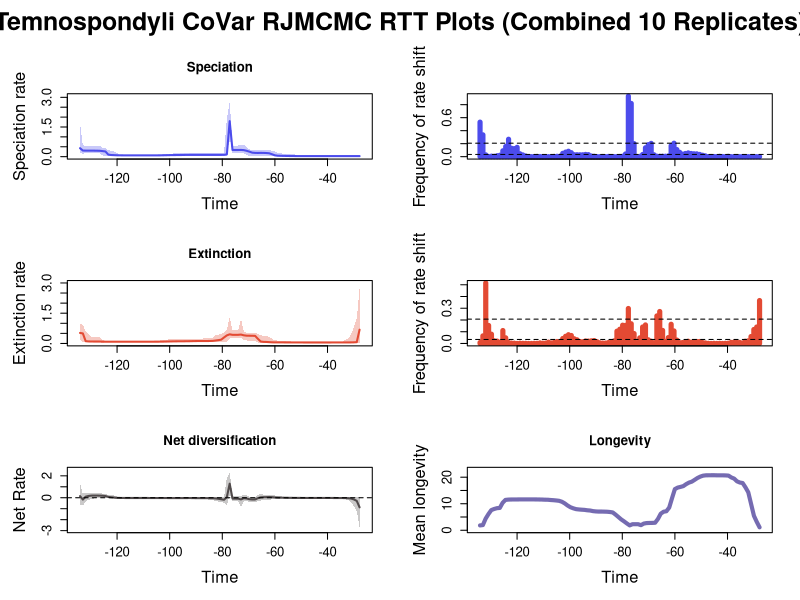

The R script that drew this image:


pdf(file='C:/Users/SimoesLabAdmin/Documents/BDNN_Arielli/temnospondyli/mcmc_predictors/B_covar/B_covar_tem_RTT_plots.pdf',width=10, height=15)
par(mfrow=c(3,2), 
    oma=c(0,0,3,0),     # Increased top outer margin from 2 to 3
    mar=c(5,5,4,2)+0.1, # Increase plot margins for larger axis labels
    cex.lab=1.5,        # Increase axis label size
    cex.axis=1.2)       # Increase axis tick label size
library(scales)

time=c(-27.809419225, -28.882901675,-29.956384125,-31.029866575,-32.103349025,-33.176831475,-34.250313925,-35.323796375,-36.397278825,-37.470761275,-38.544243725,-39.617726175,-40.691208625,-41.764691075,-42.838173525,-43.911655975,-44.985138425,-46.058620875,-47.132103325,-48.205585775,-49.279068225,-50.352550675,-51.426033125000004,-52.499515575,-53.572998025,-54.646480475,-55.719962925,-56.793445375,-57.866927825,-58.940410275,-60.013892725,-61.087375175,-62.160857625,-63.234340075,-64.30782252499999,-65.38130497499999,-66.45478742499999,-67.52826987499999,-68.60175232499999,-69.67523477499999,-70.748717225,-71.822199675,-72.895682125,-73.969164575,-75.042647025,-76.116129475,-77.189611925,-78.263094375,-79.336576825,-80.410059275,-81.483541725,-82.557024175,-83.630506625,-84.703989075,-85.777471525,-86.850953975,-87.924436425,-88.997918875,-90.071401325,-91.144883775,-92.218366225,-93.291848675,-94.365331125,-95.438813575,-96.512296025,-97.585778475,-98.659260925,-99.732743375,-100.806225825,-101.879708275,-102.953190725,-104.026673175,-105.100155625,-106.173638075,-107.247120525,-108.320602975,-109.394085425,-110.467567875,-111.541050325,-112.614532775,-113.688015225,-114.761497675,-115.834980125,-116.908462575,-117.981945025,-119.055427475,-120.128909925,-121.202392375,-122.275874825,-123.349357275,-124.422839725,-125.496322175,-126.569804625,-127.643287075,-128.71676952500002,-129.790251975,-130.86373442499996,-131.937216875,-133.01069932499996,-134.084181775)
rate=c(0.027461162516772636, 0.027406120332385923,0.027406120332385923,0.027406120332385923,0.027406120332385923,0.027406120332385923,0.027406120332385923,0.02735539806817207,0.02735539806817207,0.027406120332385923,0.027406120332385923,0.027406120332385923,0.027475991598141312,0.02748112238679984,0.027482745948078504,0.027510503075280784,0.027627933007497496,0.0277008249452075,0.027706584834456493,0.02772540072129573,0.027787459539380707,0.028319948495722867,0.028977714607162697,0.030317591806338244,0.03170121023283169,0.03396861199476052,0.036318570434970276,0.03900348788127094,0.04226513996721737,0.046598792584591334,0.06633141025738601,0.12156748737085611,0.17093809684218228,0.18417181573627203,0.18984837797848692,0.19240412520048705,0.18776778623292417,0.1913881670310263,0.20267123175451787,0.2523309480668175,0.2964954559552743,0.33009545258478307,0.3401952030346298,0.33677765322686476,0.33677765322686476,0.33702764779592437,1.7957444919435326,0.11633783618416069,0.0918279763844966,0.09100666040516613,0.09053943301310224,0.0903184506906961,0.0903184506906961,0.0903184506906961,0.09053943301310224,0.09053943301310224,0.0906058441495755,0.09076146823182982,0.09076146823182982,0.09076146823182982,0.09092911125407371,0.08912111530201919,0.08750480356513315,0.08436716096661315,0.08283907775895663,0.08118980254312777,0.08003036142310761,0.07795759651038608,0.07497703169061984,0.0719098258752934,0.0683284611952543,0.06669974827259298,0.06625560898771682,0.06618315010180949,0.06608828169195788,0.06600572311005912,0.06600572311005912,0.06592413273509215,0.06592413273509215,0.06592413273509215,0.06607971922756539,0.06610781752889373,0.06610781752889373,0.0661421097011537,0.06669974827259298,0.068139967204386,0.07046103315841895,0.0769800436481009,0.08311336496870628,0.10358150695829313,0.2624146892124126,0.281003019038935,0.29691423179513116,0.30084223304046015,0.30357161741837857,0.30442562316943433,0.30500370687328865,0.30531685519081486,0.3084597349309057,0.42837877717383155)
minHPD=c(0.005481835722205206, 0.005481835722205206,0.005481835722205206,0.005481835722205206,0.005481835722205206,0.005481835722205206,0.005481835722205206,0.005481835722205206,0.005481835722205206,0.005481835722205206,0.005481835722205206,0.005481835722205206,0.005481835722205206,0.005481835722205206,0.005004130239218533,0.005481835722205206,0.005481835722205206,0.005481835722205206,0.005219478154467286,0.005219478154467286,0.005219478154467286,0.0054942764994556905,0.003965899653618383,0.003965899653618383,0.0054942764994556905,0.006057626483201234,0.011754747216082008,0.010790117639081326,0.009479695161707402,0.009479695161707402,0.012054384365546778,0.016130639444300047,0.029958107758882406,0.040520627926368666,0.04377018568207533,0.04377018568207533,0.04377018568207533,0.04377018568207533,0.045585266243145406,0.03702065265149919,0.08992880900475955,0.16516942318855699,0.21551846637560462,0.20368823079342757,0.20614341493073732,0.19503446751539064,0.9969986403281129,0.049968160839045886,0.056667016052741145,0.056667016052741145,0.056667016052741145,0.056667016052741145,0.056667016052741145,0.056667016052741145,0.05704463795626051,0.056667016052741145,0.05776320143343325,0.05776320143343325,0.056667016052741145,0.056667016052741145,0.056667016052741145,0.05340577360265101,0.04983028297045121,0.043091499358799905,0.043091499358799905,0.039601290495354845,0.03132443405010471,0.03638156074377741,0.03114707142561311,0.025841625424660924,0.025719926406173307,0.025719926406173307,0.026113074854900387,0.026512390808354814,0.026512390808354814,0.026590227821988284,0.026590227821988284,0.026590227821988284,0.026590227821988284,0.027338087295893463,0.027338087295893463,0.027338087295893463,0.027338087295893463,0.027338087295893463,0.026113074854900387,0.019393033207345842,0.02276874837000412,0.03158892739692227,0.03900097492305571,0.04090623872409178,0.04879864636155867,0.0578969105037163,0.17185369923607863,0.17185369923607863,0.17185369923607863,0.17431431682487544,0.16442067000138852,0.1782756505860945,0.14725911034562159,0.17431431682487544)
maxHPD=c(0.05914637809247482, 0.05909967238226731,0.05909967238226731,0.05909967238226731,0.05909967238226731,0.05909967238226731,0.05909967238226731,0.05909967238226731,0.05909967238226731,0.05909967238226731,0.05909967238226731,0.05909967238226731,0.059408322965088314,0.059408322965088314,0.05914637809247482,0.05969486975968603,0.05988812303259195,0.059988161625477376,0.059988161625477376,0.059988161625477376,0.061555465874025245,0.06954738333316159,0.08497179478444238,0.10928886172905221,0.12210691390911191,0.1365963406395486,0.14780744773659846,0.15436321566033717,0.1675797689947382,0.19290879433797478,0.25795199369894506,0.30722563164562333,0.3288481717974075,0.3288481717974075,0.3288481717974075,0.330357495664038,0.33146135566313,0.33260245237647407,0.341159369077643,0.3706002531885973,0.486125388078811,0.5961374968031226,0.595524317679861,0.5603482616536333,0.5603482616536333,0.5603482616536333,2.78164328661007,1.896435444217441,0.18743079582581995,0.18169629638876145,0.17995625100293328,0.17995625100293328,0.17995625100293328,0.17995625100293328,0.1807947221905866,0.17995625100293328,0.1807947221905866,0.1807947221905866,0.17995625100293328,0.17995625100293328,0.18110447267762322,0.1819575008713315,0.1819575008713315,0.1739325859244344,0.1747675440618814,0.17172443581701957,0.15995722718238803,0.1582521208959256,0.14488204459356402,0.1325463210777423,0.10517338279773666,0.09469417289444569,0.09390473242950718,0.09390473242950718,0.09364923205106053,0.09364923205106053,0.09364923205106053,0.09364923205106053,0.09364923205106053,0.09390473242950718,0.09358343163419122,0.09358343163419122,0.09358343163419122,0.09364923205106053,0.09390473242950718,0.09861533136613009,0.19055819960039472,0.2740820023790373,0.2996935193965327,0.3314469415401527,0.4203250967379285,0.45935316043169855,0.5430704654346798,0.5172617871312792,0.5172617871312792,0.5210351339985477,0.5210351339985477,0.5426692674476373,0.5802280075806165,1.6832515453522132)
remove_na = !is.na(rate)
time = time[remove_na]
plot(time,time,type = 'n', ylim = c(0, 3.0598076152710774), xlim = c(-134.620923,-27.272678), ylab = 'Speciation rate', xlab = 'Time',main='Speciation' )
polygon(c(time, rev(time)), c(maxHPD[remove_na], rev(minHPD[remove_na])), col = alpha('#4c4cec',0.3), border = NA)
lines(time,rate[remove_na], col = '#4c4cec', lwd=2)
mtext("Temnospondyli CoVar RJMCMC RTT Plots (Combined 10 Replicates)", outer = TRUE, line = 0.5, cex = 1.5, font = 2)
mids=c(-27.81484085353535, -28.899166560606062,-29.983492267676766,-31.067817974747477,-32.15214368181818,-33.23646938888889,-34.320795095959596,-35.40512080303031,-36.48944651010101,-37.573772217171715,-38.658097924242426,-39.74242363131313,-40.82674933838384,-41.911075045454545,-42.99540075252525,-44.07972645959596,-45.16405216666667,-46.248377873737375,-47.33270358080808,-48.41702928787879,-49.501354994949494,-50.585680702020206,-51.67000640909091,-52.75433211616161,-53.838657823232325,-54.922983530303036,-56.00730923737374,-57.09163494444444,-58.17596065151515,-59.26028635858586,-60.34461206565657,-61.428937772727274,-62.51326347979798,-63.59758918686868,-64.68191489393939,-65.7662406010101,-66.8505663080808,-67.93489201515152,-69.01921772222221,-70.10354342929293,-71.18786913636363,-72.27219484343433,-73.35652055050505,-74.44084625757574,-75.52517196464646,-76.60949767171716,-77.69382337878787,-78.77814908585859,-79.86247479292928,-80.9468005,-82.0311262070707,-83.1154519141414,-84.19977762121212,-85.28410332828282,-86.36842903535353,-87.45275474242423,-88.53708044949494,-89.62140615656566,-90.70573186363636,-91.79005757070706,-92.87438327777777,-93.95870898484849,-95.04303469191919,-96.1273603989899,-97.2116861060606,-98.2960118131313,-99.38033752020202,-100.46466322727272,-101.54898893434343,-102.63331464141413,-103.71764034848485,-104.80196605555555,-105.88629176262626,-106.97061746969696,-108.05494317676767,-109.13926888383838,-110.22359459090909,-111.30792029797979,-112.3922460050505,-113.47657171212121,-114.56089741919192,-115.64522312626262,-116.72954883333333,-117.81387454040403,-118.89820024747475,-119.98252595454545,-121.06685166161616,-122.15117736868686,-123.23550307575756,-124.31982878282828,-125.40415448989899,-126.48848019696969,-127.5728059040404,-128.6571316111111,-129.74145731818183,-130.82578302525252,-131.9101087323232,-132.99443443939393,-134.07876014646465)
counts=c(0.0011111111111111111, 0.0,0.0,0.0011111111111111111,0.0,0.0,0.0011111111111111111,0.0,0.0011111111111111111,0.0,0.0,0.0044444444444444444,0.0,0.0022222222222222222,0.0044444444444444444,0.0011111111111111111,0.0022222222222222222,0.0022222222222222222,0.0011111111111111111,0.012222222222222223,0.022222222222222223,0.034444444444444444,0.043333333333333335,0.044444444444444446,0.04888888888888889,0.057777777777777775,0.04888888888888889,0.03888888888888889,0.06666666666666667,0.10888888888888888,0.20666666666666667,0.17,0.01,0.006666666666666667,0.006666666666666667,0.005555555555555556,0.006666666666666667,0.028888888888888888,0.20444444444444446,0.18444444444444444,0.13666666666666666,0.03333333333333333,0.0044444444444444444,0.0011111111111111111,0.2,0.8188888888888889,0.9311111111111111,0.04111111111111111,0.006666666666666667,0.0022222222222222222,0.0011111111111111111,0.0,0.0011111111111111111,0.0033333333333333335,0.0,0.0022222222222222222,0.0,0.0011111111111111111,0.005555555555555556,0.01,0.03111111111111111,0.034444444444444444,0.028888888888888888,0.028888888888888888,0.03,0.03,0.06111111111111111,0.08333333333333333,0.07,0.051111111111111114,0.006666666666666667,0.005555555555555556,0.0033333333333333335,0.0011111111111111111,0.0,0.0011111111111111111,0.0,0.0022222222222222222,0.0033333333333333335,0.0022222222222222222,0.0,0.0,0.01,0.02666666666666667,0.044444444444444446,0.14333333333333334,0.12333333333333334,0.13,0.2677777777777778,0.15666666666666668,0.09,0.022222222222222223,0.014444444444444444,0.005555555555555556,0.0077777777777777776,0.0033333333333333335,0.027777777777777776,0.33555555555555555,0.5311111111111111)
plot(mids,counts,type = 'h', xlim = c(-134.620923,-27.272678), ylim=c(0,0.9311111111111111), ylab = 'Frequency of rate shift', xlab = 'Time',lwd=5,col='#4c4cec')
bf2 = 0.03413331064784713
bf6 = 0.2070578471610477
abline(h=bf2, lty=2)
abline(h=bf6, lty=2)

time=c(-27.809419225, -28.882901675,-29.956384125,-31.029866575,-32.103349025,-33.176831475,-34.250313925,-35.323796375,-36.397278825,-37.470761275,-38.544243725,-39.617726175,-40.691208625,-41.764691075,-42.838173525,-43.911655975,-44.985138425,-46.058620875,-47.132103325,-48.205585775,-49.279068225,-50.352550675,-51.426033125000004,-52.499515575,-53.572998025,-54.646480475,-55.719962925,-56.793445375,-57.866927825,-58.940410275,-60.013892725,-61.087375175,-62.160857625,-63.234340075,-64.30782252499999,-65.38130497499999,-66.45478742499999,-67.52826987499999,-68.60175232499999,-69.67523477499999,-70.748717225,-71.822199675,-72.895682125,-73.969164575,-75.042647025,-76.116129475,-77.189611925,-78.263094375,-79.336576825,-80.410059275,-81.483541725,-82.557024175,-83.630506625,-84.703989075,-85.777471525,-86.850953975,-87.924436425,-88.997918875,-90.071401325,-91.144883775,-92.218366225,-93.291848675,-94.365331125,-95.438813575,-96.512296025,-97.585778475,-98.659260925,-99.732743375,-100.806225825,-101.879708275,-102.953190725,-104.026673175,-105.100155625,-106.173638075,-107.247120525,-108.320602975,-109.394085425,-110.467567875,-111.541050325,-112.614532775,-113.688015225,-114.761497675,-115.834980125,-116.908462575,-117.981945025,-119.055427475,-120.128909925,-121.202392375,-122.275874825,-123.349357275,-124.422839725,-125.496322175,-126.569804625,-127.643287075,-128.71676952500002,-129.790251975,-130.86373442499996,-131.937216875,-133.01069932499996,-134.084181775)
rate=c(0.6828628703256286, 0.06447282321961327,0.05610997852996878,0.05279020603017348,0.05117941087472518,0.05076029974231572,0.050505657463230325,0.05048664878861285,0.050363351300622236,0.04999440166581408,0.04978815062502416,0.04955774279662951,0.04953676780409309,0.04953676780409309,0.04953676780409309,0.04953676780409309,0.049494968196926475,0.049494968196926475,0.04953676780409309,0.04955774279662951,0.04961831631164255,0.04991079528796054,0.05024204673283343,0.05067457963766875,0.051294017224115265,0.05153597554099387,0.05201834853951798,0.05309728043225494,0.05332334750615706,0.05359207145106525,0.05385748360639897,0.05686925365560502,0.06529454462516335,0.07490407119812463,0.07867006248404576,0.09526901581918679,0.22878817757443815,0.3763859412777558,0.38153888821985105,0.3834352567658498,0.38608382024817633,0.40435136889541334,0.4414292213617126,0.4289409267194112,0.42781179075935966,0.4281339225157811,0.45321200749593354,0.4007545418912558,0.2985897434806041,0.18892008582949568,0.16428858353233766,0.14600285835303423,0.12778336830861178,0.123270744312828,0.12055890075321163,0.12031735577654018,0.12017911556547514,0.12023571559658697,0.11874432405928428,0.11617067304996304,0.11253391964169862,0.1106755152659267,0.10851908063557691,0.1071704527813955,0.10648600831191093,0.10558044315417914,0.103288321912775,0.10053251102260685,0.09689938313232742,0.09352654684550071,0.091000127876558,0.08943613050227342,0.08885965644084774,0.08820954713514856,0.08812716783045978,0.08771154582914431,0.08757325354697987,0.08734735375565558,0.08732969743866184,0.0873099047518553,0.08728312092139115,0.08728312092139115,0.08728312092139115,0.08728312092139115,0.08728312092139115,0.08728312092139115,0.08732140675825714,0.08732140675825714,0.08732969743866184,0.08752509511220236,0.08796830580643436,0.09017225969406971,0.09494414377694332,0.09515108410125614,0.09583562270685209,0.0963443174467743,0.10035797355704845,0.11253391964169862,0.4981724324943585,0.5219004793444189)
minHPD=c(0.021412629665227476, 0.0036344703167680375,0.002777909115374498,0.0004014064218278715,0.0004014064218278715,0.0021868745333137275,0.0021868745333137275,0.0004014064218278715,0.002777909115374498,0.0036344703167680375,0.0053170022390624985,0.002777909115374498,0.0029017146430717895,0.0036344703167680375,0.0036344703167680375,0.0036344703167680375,0.0036344703167680375,0.0036344703167680375,0.0036344703167680375,0.0036344703167680375,0.0029017146430717895,0.009250790260096387,0.01064583104572398,0.009250790260096387,0.01064583104572398,0.016809951846000388,0.01914609162571786,0.02053233210032963,0.02053233210032963,0.02053233210032963,0.01961643187698391,0.02053233210032963,0.02358956325122062,0.029946797788706923,0.02995771155273301,0.02995771155273301,0.03818455258375003,0.13416112933234162,0.1460409508399913,0.1460409508399913,0.1460409508399913,0.17892533667064683,0.2644351272807987,0.26717459466846116,0.26717459466846116,0.26717459466846116,0.24052523730127492,0.08532237691756399,0.08112092299098445,0.0730911313220588,0.07668628278428313,0.07651753416245516,0.06873932772493463,0.06696454279609032,0.07048243005843577,0.07195153955821346,0.07048243005843577,0.07048243005843577,0.07195153955821346,0.07048243005843577,0.07195153955821346,0.06446519527349544,0.06520016677654994,0.06520016677654994,0.06520016677654994,0.06520016677654994,0.06126478698404853,0.05830438002040873,0.05427022517875427,0.05070648533916386,0.05070648533916386,0.0492637170256455,0.048463425007307485,0.048463425007307485,0.05116655037326282,0.051843632398157424,0.05265330705089381,0.05245827560187638,0.05045767483961658,0.05070648533916386,0.05070648533916386,0.05070648533916386,0.05070648533916386,0.05070648533916386,0.05070648533916386,0.05070648533916386,0.05116655037326282,0.05116655037326282,0.05070648533916386,0.05045767483961658,0.051935940956451244,0.04467011785218897,0.04940512916033939,0.05427022517875427,0.05116655037326282,0.054597422425382666,0.04940512916033939,0.05427022517875427,0.06987821609390617,0.1755507496056894)
maxHPD=c(2.7281693789661303, 1.2316308252031456,0.8164092825516184,0.46040787673304573,0.2500565206327414,0.1771559787414897,0.09606589571410497,0.0911328212993432,0.08780838607217886,0.08415327130935289,0.08415327130935289,0.07675135265581241,0.07675135265581241,0.07675135265581241,0.07675135265581241,0.07675135265581241,0.07666072708720328,0.07666072708720328,0.07666072708720328,0.07666072708720328,0.07675135265581241,0.08415327130935289,0.08755609785351036,0.08783621544292358,0.09452323125790572,0.1026300159042882,0.11618510757048575,0.13195039414467444,0.1386299869985119,0.14427481688016985,0.15180280165029955,0.23486201129591097,0.3339676269491004,0.37847804141795754,0.3800784822984097,0.4008279917729922,0.46776254003540785,0.5304459186891799,0.5131791337940593,0.5131791337940593,0.5167970668099232,0.5930335676864245,1.204518195949065,0.6567788589611118,0.6550946145819997,0.6567788589611118,1.3109639622563436,0.6756548167992431,0.52481876298495,0.4785200653630995,0.43188144358284924,0.4047681136986169,0.2742745042110754,0.2549879674022221,0.2475380853954943,0.2475380853954943,0.24362476110352518,0.24362476110352518,0.24210563205848387,0.2340742740355699,0.2313842696261283,0.22222806408270915,0.22154213264070785,0.22180746302487203,0.22154213264070785,0.22154213264070785,0.21526748902316087,0.20116591892884833,0.19618541799229158,0.17876020233722995,0.15967173201623594,0.13589533842470297,0.12464460402053483,0.12063780312289886,0.12063780312289886,0.12063780312289886,0.12063780312289886,0.12063780312289886,0.11795447164418833,0.1178258660653852,0.1178258660653852,0.1178258660653852,0.1178258660653852,0.1178258660653852,0.1178258660653852,0.1178258660653852,0.11795447164418833,0.11795447164418833,0.1178258660653852,0.11795447164418833,0.12063780312289886,0.18135448843792204,0.3052948630163692,0.3137985822749434,0.3176114284582088,0.3429310003090953,0.4511715563754872,0.6161416320693358,0.9132098226983931,0.9848201305062075)
remove_na = !is.na(rate)
time = time[remove_na]
plot(time,time,type = 'n', ylim = c(0, 3.0009863168627438), xlim = c(-134.620923,-27.272678), ylab = 'Extinction rate', xlab = 'Time',main='Extinction' )
polygon(c(time, rev(time)), c(maxHPD[remove_na], rev(minHPD[remove_na])), col = alpha('#e34a33',0.3), border = NA)
lines(time,rate[remove_na], col = '#e34a33', lwd=2)
mids=c(-27.81484085353535, -28.899166560606062,-29.983492267676766,-31.067817974747477,-32.15214368181818,-33.23646938888889,-34.320795095959596,-35.40512080303031,-36.48944651010101,-37.573772217171715,-38.658097924242426,-39.74242363131313,-40.82674933838384,-41.911075045454545,-42.99540075252525,-44.07972645959596,-45.16405216666667,-46.248377873737375,-47.33270358080808,-48.41702928787879,-49.501354994949494,-50.585680702020206,-51.67000640909091,-52.75433211616161,-53.838657823232325,-54.922983530303036,-56.00730923737374,-57.09163494444444,-58.17596065151515,-59.26028635858586,-60.34461206565657,-61.428937772727274,-62.51326347979798,-63.59758918686868,-64.68191489393939,-65.7662406010101,-66.8505663080808,-67.93489201515152,-69.01921772222221,-70.10354342929293,-71.18786913636363,-72.27219484343433,-73.35652055050505,-74.44084625757574,-75.52517196464646,-76.60949767171716,-77.69382337878787,-78.77814908585859,-79.86247479292928,-80.9468005,-82.0311262070707,-83.1154519141414,-84.19977762121212,-85.28410332828282,-86.36842903535353,-87.45275474242423,-88.53708044949494,-89.62140615656566,-90.70573186363636,-91.79005757070706,-92.87438327777777,-93.95870898484849,-95.04303469191919,-96.1273603989899,-97.2116861060606,-98.2960118131313,-99.38033752020202,-100.46466322727272,-101.54898893434343,-102.63331464141413,-103.71764034848485,-104.80196605555555,-105.88629176262626,-106.97061746969696,-108.05494317676767,-109.13926888383838,-110.22359459090909,-111.30792029797979,-112.3922460050505,-113.47657171212121,-114.56089741919192,-115.64522312626262,-116.72954883333333,-117.81387454040403,-118.89820024747475,-119.98252595454545,-121.06685166161616,-122.15117736868686,-123.23550307575756,-124.31982878282828,-125.40415448989899,-126.48848019696969,-127.5728059040404,-128.6571316111111,-129.74145731818183,-130.82578302525252,-131.9101087323232,-132.99443443939393,-134.07876014646465)
counts=c(0.3655555555555556, 0.14,0.11888888888888889,0.058888888888888886,0.022222222222222223,0.01888888888888889,0.0044444444444444444,0.008888888888888889,0.008888888888888889,0.011111111111111112,0.008888888888888889,0.0022222222222222222,0.0011111111111111111,0.0,0.0011111111111111111,0.0,0.0011111111111111111,0.0,0.0011111111111111111,0.0044444444444444444,0.0077777777777777776,0.016666666666666666,0.016666666666666666,0.015555555555555555,0.01,0.01888888888888889,0.013333333333333334,0.0077777777777777776,0.006666666666666667,0.028888888888888888,0.10666666666666667,0.16333333333333333,0.05,0.017777777777777778,0.1111111111111111,0.2722222222222222,0.23444444444444446,0.005555555555555556,0.01888888888888889,0.03111111111111111,0.15777777777777777,0.14,0.04777777777777778,0.006666666666666667,0.08444444444444445,0.16777777777777778,0.29777777777777775,0.15444444444444444,0.15555555555555556,0.12111111111111111,0.10444444444444445,0.022222222222222223,0.01,0.0077777777777777776,0.0033333333333333335,0.0033333333333333335,0.005555555555555556,0.015555555555555555,0.024444444444444446,0.022222222222222223,0.02,0.021111111111111112,0.014444444444444444,0.016666666666666666,0.03111111111111111,0.04,0.06777777777777778,0.07444444444444444,0.06111111111111111,0.042222222222222223,0.016666666666666666,0.016666666666666666,0.008888888888888889,0.0044444444444444444,0.011111111111111112,0.0033333333333333335,0.0022222222222222222,0.0044444444444444444,0.0011111111111111111,0.0011111111111111111,0.0,0.0,0.0011111111111111111,0.0011111111111111111,0.0022222222222222222,0.0,0.0022222222222222222,0.0033333333333333335,0.0077777777777777776,0.04777777777777778,0.11,0.01,0.02,0.022222222222222223,0.07888888888888888,0.15333333333333332,0.5155555555555555,0.06444444444444444,0.0077777777777777776)
plot(mids,counts,type = 'h', xlim = c(-134.620923,-27.272678), ylim=c(0,0.5155555555555555), ylab = 'Frequency of rate shift', xlab = 'Time',lwd=5,col='#e34a33')
abline(h=bf2, lty=2)
abline(h=bf6, lty=2)
#Net Diversification Rate
time=c(-27.809419225, -28.882901675,-29.956384125,-31.029866575,-32.103349025,-33.176831475,-34.250313925,-35.323796375,-36.397278825,-37.470761275,-38.544243725,-39.617726175,-40.691208625,-41.764691075,-42.838173525,-43.911655975,-44.985138425,-46.058620875,-47.132103325,-48.205585775,-49.279068225,-50.352550675,-51.426033125000004,-52.499515575,-53.572998025,-54.646480475,-55.719962925,-56.793445375,-57.866927825,-58.940410275,-60.013892725,-61.087375175,-62.160857625,-63.234340075,-64.30782252499999,-65.38130497499999,-66.45478742499999,-67.52826987499999,-68.60175232499999,-69.67523477499999,-70.748717225,-71.822199675,-72.895682125,-73.969164575,-75.042647025,-76.116129475,-77.189611925,-78.263094375,-79.336576825,-80.410059275,-81.483541725,-82.557024175,-83.630506625,-84.703989075,-85.777471525,-86.850953975,-87.924436425,-88.997918875,-90.071401325,-91.144883775,-92.218366225,-93.291848675,-94.365331125,-95.438813575,-96.512296025,-97.585778475,-98.659260925,-99.732743375,-100.806225825,-101.879708275,-102.953190725,-104.026673175,-105.100155625,-106.173638075,-107.247120525,-108.320602975,-109.394085425,-110.467567875,-111.541050325,-112.614532775,-113.688015225,-114.761497675,-115.834980125,-116.908462575,-117.981945025,-119.055427475,-120.128909925,-121.202392375,-122.275874825,-123.349357275,-124.422839725,-125.496322175,-126.569804625,-127.643287075,-128.71676952500002,-129.790251975,-130.86373442499996,-131.937216875,-133.01069932499996,-134.084181775)
net_rate=c(-0.8744040942923438, -0.2869695711167241,-0.15400146455302732,-0.07206239078404914,-0.040918692553132394,-0.03279985982830871,-0.027177325415946724,-0.02661477803757959,-0.025258676116164325,-0.022387364655424912,-0.021249150394039996,-0.01956343632592889,-0.019281099436573072,-0.019191110502879284,-0.01910748135199202,-0.019048569165146797,-0.018794921863040118,-0.018707070441761158,-0.018688460525349424,-0.01856290203028803,-0.018417604305041628,-0.017284222861129524,-0.01591577020117452,-0.013704453775517022,-0.010869126568968346,-0.006442370441799745,-0.0025660112874315555,0.0017439218232649003,0.007191824313900637,0.013679755616452833,0.029196839418468096,0.05338927800029465,0.07049336720270406,0.055607775285765756,0.05391358331586485,0.03761156137343656,-0.038818032601557674,-0.155786521918645,-0.1603305917625996,-0.13562658149571785,-0.07072171309474531,-0.04407896126577454,-0.1524771482118882,-0.0831138199027342,-0.08286077395599449,-0.07744404247419483,1.284038315340254,0.06293498983333153,-0.1800950490888033,-0.13731545974765474,-0.09459913293404366,-0.06408387689984597,-0.043494100615297716,-0.039848400275432586,-0.037594009205821274,-0.03694622491680032,-0.036202116508120046,-0.03634198471455672,-0.03499432193460923,-0.032793996517335715,-0.02540646845497022,-0.028617157489593415,-0.029254868361342085,-0.0313325871844521,-0.03304859671088636,-0.03358467313660585,-0.03066017891973496,-0.02923753505805275,-0.028202560945107986,-0.026156005419762127,-0.026607914029972368,-0.026038764841393194,-0.025427749753209557,-0.024804314668353773,-0.02435516302068124,-0.023667781932181123,-0.02353261682759816,-0.02316515230886713,-0.023008964120573523,-0.02289943403356277,-0.022663814473582778,-0.022587151914149783,-0.022587151914149783,-0.022509853849956463,-0.021219870586359994,-0.017180415261718398,-0.008391127313003044,0.0220096477815407,0.0478821838353821,0.07927222703596488,0.1569985627819343,0.18461041175038778,0.1924493835755899,0.19941221261922812,0.20042050802840808,0.19417061140689226,0.16288204369322026,0.10000295349494887,-0.1656036286708537,0.1485735466943683)
net_minHPD=c(-2.6972596944603997, -1.2078241283160978,-0.8000302932278778,-0.4314429994510451,-0.21459362980955302,-0.14445608533367177,-0.07397763230821493,-0.07306955895081317,-0.06760925731889032,-0.06453103624819448,-0.057938683807128105,-0.056625639457464266,-0.056625639457464266,-0.056625639457464266,-0.056625639457464266,-0.056625639457464266,-0.056625639457464266,-0.056625639457464266,-0.056625639457464266,-0.056625639457464266,-0.05920082335050119,-0.06676663846889204,-0.07928630517168073,-0.07928630517168073,-0.07225787270099794,-0.06769538723765829,-0.06971828940039967,-0.06505286826009593,-0.06505286826009593,-0.10596876927859167,-0.07303887634622881,-0.11603717291253092,-0.20815040526354983,-0.23914199686266013,-0.23914199686266013,-0.2449756937688134,-0.31441328092232573,-0.39760414804860317,-0.38719708767866545,-0.3925216435253682,-0.2935126403580266,-0.31976442045758713,-0.8909940093783527,-0.27086524878285323,-0.26967676590396794,-0.26157198669353676,0.3493599547036863,-0.736578093399834,-0.44832268325712665,-0.4035379436998976,-0.3488332824747059,-0.3136520394373803,-0.1890333967955648,-0.1656936421521991,-0.15633231824258303,-0.1430947840139546,-0.1430947840139546,-0.1430947840139546,-0.14291548524910538,-0.1364994365454552,-0.1345963720906964,-0.13836918290043665,-0.13836918290043665,-0.13815678831017478,-0.14312380449897988,-0.1590407091341142,-0.13952329424432647,-0.15115945513867599,-0.14042411491490853,-0.1265737686515168,-0.09841116899418713,-0.08037737257331737,-0.07354751048219318,-0.07179479549224,-0.0683974279217232,-0.0683974279217232,-0.0683974279217232,-0.06753303349727256,-0.0683974279217232,-0.06753303349727256,-0.06753303349727256,-0.06753303349727256,-0.06753303349727256,-0.0678191846026728,-0.06895568111250795,-0.0802896170659113,-0.08877137226100865,-0.06550762467331858,-0.05970278750737767,-0.05451658766220421,-0.04590685940180016,-0.045366396496767214,-0.046030913298319265,-0.047906798012044394,-0.06189043808670963,-0.08874304626640941,-0.20388429261108199,-0.32085913335092897,-0.7160924658659229,-0.6226202304968891)
net_maxHPD=c(0.023392719776305033, 0.03281004080970166,0.0321073763573782,0.03611342359858041,0.03611342359858041,0.03611342359858041,0.02905546909714115,0.026885951306301434,0.026885951306301434,0.023680823369008053,0.026305736131215687,0.023392719776305033,0.023112962950484643,0.022865202321201913,0.023112962950484643,0.023392719776305033,0.023112962950484643,0.022865202321201913,0.023112962950484643,0.023392719776305033,0.023680823369008053,0.026492768641066484,0.03823890698777081,0.07135931735742759,0.07187760839772409,0.09199828498449789,0.09536612594531291,0.11076954116747059,0.12016860291690196,0.13327837171775467,0.22532627206451156,0.28701748396050003,0.29033132400758815,0.28919048427078603,0.29419883367537225,0.3079769717146823,0.28919048427078603,0.04687595286492818,0.026749066849892672,0.07221433320860982,0.2300245971989435,0.2922670500802161,0.16641280067840425,0.1254589008956314,0.1194423316363758,0.14573042870940184,2.323883564061936,1.7917183701068333,0.07382407688934958,0.05668561359658694,0.07553015069889042,0.07553015069889042,0.07553015069889042,0.07553015069889042,0.07553015069889042,0.08372835507382614,0.07882562256641826,0.07882562256641826,0.07553015069889042,0.07382407688934958,0.07553015069889042,0.07347758562219926,0.07347758562219926,0.0754007868723663,0.0754007868723663,0.05668814241951059,0.08006104704667527,0.06087267027413895,0.05684297822763873,0.045355687491449526,0.03206776109627382,0.026251628979374317,0.026251628979374317,0.024829739997450605,0.024009291098351544,0.022421262374509476,0.02057739569743871,0.022421262374509476,0.02057739569743871,0.02057739569743871,0.02057739569743871,0.02057739569743871,0.02057739569743871,0.02057739569743871,0.022421262374509476,0.029708734128445845,0.1277798367901359,0.20480232367339826,0.21920140885780925,0.25057378044425493,0.33690652084949924,0.37714668957360403,0.4482605520972449,0.45849026289102346,0.4722049279963825,0.4694274892270158,0.4722049279963825,0.4663504891213463,0.3390316807957805,1.2863496613341978)
remove_na = !is.na(net_rate)
time = time[remove_na]
plot(time,time,type = 'n', ylim = c(-2.96698566390644, 2.55627192046813), xlim = c(-134.620923,-27.272678), ylab = 'Net Rate', xlab = 'Time',lwd=2, main='Net diversification', col= '#504A4B' )
polygon(c(time, rev(time)), c(net_maxHPD[remove_na], rev(net_minHPD[remove_na])), col = alpha('#504A4B',0.3), border = NA)
lines(time,net_rate[remove_na], col = '#504A4B', lwd=2)
abline(h=0,lty=2)


time=c(-27.809419225, -28.882901675,-29.956384125,-31.029866575,-32.103349025,-33.176831475,-34.250313925,-35.323796375,-36.397278825,-37.470761275,-38.544243725,-39.617726175,-40.691208625,-41.764691075,-42.838173525,-43.911655975,-44.985138425,-46.058620875,-47.132103325,-48.205585775,-49.279068225,-50.352550675,-51.426033125000004,-52.499515575,-53.572998025,-54.646480475,-55.719962925,-56.793445375,-57.866927825,-58.940410275,-60.013892725,-61.087375175,-62.160857625,-63.234340075,-64.30782252499999,-65.38130497499999,-66.45478742499999,-67.52826987499999,-68.60175232499999,-69.67523477499999,-70.748717225,-71.822199675,-72.895682125,-73.969164575,-75.042647025,-76.116129475,-77.189611925,-78.263094375,-79.336576825,-80.410059275,-81.483541725,-82.557024175,-83.630506625,-84.703989075,-85.777471525,-86.850953975,-87.924436425,-88.997918875,-90.071401325,-91.144883775,-92.218366225,-93.291848675,-94.365331125,-95.438813575,-96.512296025,-97.585778475,-98.659260925,-99.732743375,-100.806225825,-101.879708275,-102.953190725,-104.026673175,-105.100155625,-106.173638075,-107.247120525,-108.320602975,-109.394085425,-110.467567875,-111.541050325,-112.614532775,-113.688015225,-114.761497675,-115.834980125,-116.908462575,-117.981945025,-119.055427475,-120.128909925,-121.202392375,-122.275874825,-123.349357275,-124.422839725,-125.496322175,-126.569804625,-127.643287075,-128.71676952500002,-129.790251975,-130.86373442499996,-131.937216875,-133.01069932499996,-134.084181775)
rate=c(1.1062314091490228, 3.1648379249202545,5.4643662093349015,9.894645150245807,14.299854432158579,16.178101726894905,17.796946383661673,17.992008509936007,18.441974188562007,19.460468340310914,19.901285446898044,20.592106913749944,20.670297696277224,20.702251911392285,20.702251911392285,20.702251911392285,20.735316780544565,20.735316780544565,20.72272483152593,20.709623570278005,20.575707336729963,20.215666875291063,19.696335224831792,18.997733693122253,18.32165295358483,17.962822924731924,17.38137104698956,16.640485522632122,16.340821503897576,16.080556776581595,15.512257118016993,12.098262363245988,8.55656199765989,7.17264530358228,6.980104646681966,6.242810762630791,4.246359676004047,2.8338131418536925,2.7733430650692315,2.753681098847997,2.712596675412613,2.5173207619618223,1.9243264059293401,2.2783435885825756,2.281551915682861,2.2796109125986006,1.8388417711266223,2.567788300019084,3.359410457766955,4.088720163038191,4.9962363992244105,5.898021504375513,6.713274460976144,6.881701256988125,6.981430015016573,7.016610290391584,7.048231137690067,7.0393131220220395,7.09935574389127,7.21201383959758,7.436863654565389,7.526105160372119,7.682282331032223,7.75400953068181,7.8381632107772905,7.963316802126256,8.280544199139602,8.691173881052212,9.33097305077204,10.125381289282043,10.740354582414334,11.097921900398166,11.226490847065445,11.32900161288585,11.40122762621192,11.501697006263896,11.519605708754659,11.572254726535807,11.594864836093132,11.61523842266776,11.627776749879457,11.627776749879457,11.627776749879457,11.63004871524828,11.63004871524828,11.629048998543915,11.606697701741732,11.606697701741732,11.595111573812286,11.556556900215423,11.4363140830372,10.344205265510613,8.417774452787327,8.322087987481822,8.02171719465444,7.605019735608197,6.122857281938061,4.408055505185262,1.9558066261500724,1.824389820778379)
minHPD=c(1.1062314091490228, 3.1648379249202545,5.4643662093349015,9.894645150245807,14.299854432158579,16.178101726894905,17.796946383661673,17.992008509936007,18.441974188562007,19.460468340310914,19.901285446898044,20.592106913749944,20.670297696277224,20.702251911392285,20.702251911392285,20.702251911392285,20.735316780544565,20.735316780544565,20.72272483152593,20.709623570278005,20.575707336729963,20.215666875291063,19.696335224831792,18.997733693122253,18.32165295358483,17.962822924731924,17.38137104698956,16.640485522632122,16.340821503897576,16.080556776581595,15.512257118016993,12.098262363245988,8.55656199765989,7.17264530358228,6.980104646681966,6.242810762630791,4.246359676004047,2.8338131418536925,2.7733430650692315,2.753681098847997,2.712596675412613,2.5173207619618223,1.9243264059293401,2.2783435885825756,2.281551915682861,2.2796109125986006,1.8388417711266223,2.567788300019084,3.359410457766955,4.088720163038191,4.9962363992244105,5.898021504375513,6.713274460976144,6.881701256988125,6.981430015016573,7.016610290391584,7.048231137690067,7.0393131220220395,7.09935574389127,7.21201383959758,7.436863654565389,7.526105160372119,7.682282331032223,7.75400953068181,7.8381632107772905,7.963316802126256,8.280544199139602,8.691173881052212,9.33097305077204,10.125381289282043,10.740354582414334,11.097921900398166,11.226490847065445,11.32900161288585,11.40122762621192,11.501697006263896,11.519605708754659,11.572254726535807,11.594864836093132,11.61523842266776,11.627776749879457,11.627776749879457,11.627776749879457,11.63004871524828,11.63004871524828,11.629048998543915,11.606697701741732,11.606697701741732,11.595111573812286,11.556556900215423,11.4363140830372,10.344205265510613,8.417774452787327,8.322087987481822,8.02171719465444,7.605019735608197,6.122857281938061,4.408055505185262,1.9558066261500724,1.824389820778379)
maxHPD=c(1.1062314091490228, 3.1648379249202545,5.4643662093349015,9.894645150245807,14.299854432158579,16.178101726894905,17.796946383661673,17.992008509936007,18.441974188562007,19.460468340310914,19.901285446898044,20.592106913749944,20.670297696277224,20.702251911392285,20.702251911392285,20.702251911392285,20.735316780544565,20.735316780544565,20.72272483152593,20.709623570278005,20.575707336729963,20.215666875291063,19.696335224831792,18.997733693122253,18.32165295358483,17.962822924731924,17.38137104698956,16.640485522632122,16.340821503897576,16.080556776581595,15.512257118016993,12.098262363245988,8.55656199765989,7.17264530358228,6.980104646681966,6.242810762630791,4.246359676004047,2.8338131418536925,2.7733430650692315,2.753681098847997,2.712596675412613,2.5173207619618223,1.9243264059293401,2.2783435885825756,2.281551915682861,2.2796109125986006,1.8388417711266223,2.567788300019084,3.359410457766955,4.088720163038191,4.9962363992244105,5.898021504375513,6.713274460976144,6.881701256988125,6.981430015016573,7.016610290391584,7.048231137690067,7.0393131220220395,7.09935574389127,7.21201383959758,7.436863654565389,7.526105160372119,7.682282331032223,7.75400953068181,7.8381632107772905,7.963316802126256,8.280544199139602,8.691173881052212,9.33097305077204,10.125381289282043,10.740354582414334,11.097921900398166,11.226490847065445,11.32900161288585,11.40122762621192,11.501697006263896,11.519605708754659,11.572254726535807,11.594864836093132,11.61523842266776,11.627776749879457,11.627776749879457,11.627776749879457,11.63004871524828,11.63004871524828,11.629048998543915,11.606697701741732,11.606697701741732,11.595111573812286,11.556556900215423,11.4363140830372,10.344205265510613,8.417774452787327,8.322087987481822,8.02171719465444,7.605019735608197,6.122857281938061,4.408055505185262,1.9558066261500724,1.824389820778379)
remove_na = !is.na(rate)
time = time[remove_na]
plot(time,time,type = 'n', ylim = c(0, 22.808848458599023), xlim = c(-134.620923,-27.272678), ylab = 'Mean longevity', xlab = 'Time',main='Longevity' )
polygon(c(time, rev(time)), c(maxHPD[remove_na], rev(minHPD[remove_na])), col = alpha('#756bb1',0.3), border = NA)
lines(time,rate[remove_na], col = '#756bb1', lwd=4)

n <- dev.off()
